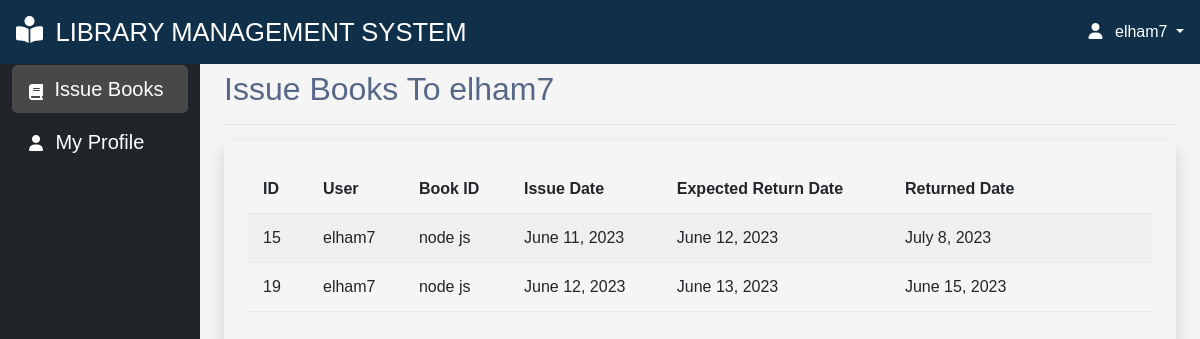
Page /view-issue-to-student/ (signed in) on the earlier database version.
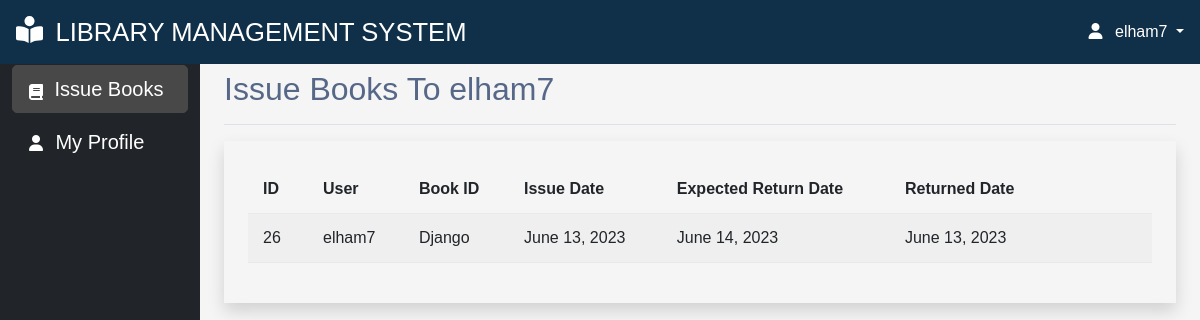
Same page on the later database version.
### myapp/models.py (models this page shows)
class IssueBook(models.Model):
    user_id = models.ForeignKey(User, on_delete=models.CASCADE)
    book_id = models.ForeignKey(Books, on_delete=models.CASCADE)
    issue_date = models.DateField(auto_now_add=True)
    expected_return_date = models.DateField()
    returned_date = models.DateField(default=None, null=True, blank=True)
    quantity_issued = models.IntegerField(default=1)

class Books(models.Model):
    title = models.CharField(max_length=20)
    description = models.TextField(max_length=100)
    author = models.CharField(max_length=20, null=True, blank=True)
    available_quantity = models.IntegerField(default=0)
    cover_photo = models.ImageField(
        upload_to='images/', null=True, blank=True,  default='images/default.jpg')
    issue_date = models.DateField(auto_now_add=True)
    def __str__(self):
        return self.title
    class Meta:
        ordering = ['issue_date']

### myapp/views.py (the view)
# urls.py: path('view-issue-to-student/', views.issuebook_to_student, name="view-issue-to-student"),
def issuebook_to_student(request):
    issuebook = IssueBook.objects.filter(user_id=request.user.id)
    context = {'issuebook':issuebook}
    return render(request, 'issue_book_to_student.html', context)

### myapp/templates/issue_book_to_student.html
{% extends 'main.html' %}
{% block title %}Issue Books To {{request.user}}{% endblock title %}
{% block content %}
<div class="p-4 shadow">
	<table class="table table-striped table-hover">
		<thead>
			<tr>
				<th>ID</th>
                <th>User</th>
				<th>Book ID</th>
				<th>Issue Date</th>
				<th>Expected Return Date</th>
				<th>Returned Date</th>
        <th></th>
			</tr>
		</thead>
		<tbody>
			{% for book in issuebook %}
			<tr>
				<td>{{book.id}}</td>
				<td>{{book.user_id}}</td>
				<td>{{book.book_id}}</td>
				<td>{{book.issue_date}}</td>
				<td>{{book.expected_return_date}}</td>
				<td>{{book.returned_date}}</td>
        <td></td>
			</tr>
			{% endfor %}
		</tbody>
	</table>
</div>
{% endblock %}

### templates/main.html (shortened to what this page needs)
<!DOCTYPE html>
{% load static %}
<html lang="en">
<head>
    <link rel="stylesheet" href="https://cdnjs.cloudflare.com/ajax/libs/font-awesome/6.4.0/css/all.min.css">
    <link rel="stylesheet" href="https://cdn.jsdelivr.net/npm/bootstrap@5.2.3/dist/css/bootstrap.min.css ">
    <link rel="stylesheet" href="{% static '/css/main.css' %}">
    <link rel="stylesheet" href="{% static '/css/style.css' %}">
</head>
<body>
    {% include 'navbar.html' %}
    <div class="container-fluid">
      <div class="row">
        {% include 'offcanvas.html' %}
        <main role="main" class="col-md-9 ml-sm-auto col-lg-10 px-4 main-div ">
          <div class="d-flex justify-content-between flex-wrap flex-md-nowrap align-items-center pb-2 mb-3 border-bottom">
            <h1 class="h2">
              {% block title %}{% endblock title %}
            </h1>
          </div>
          <div>
            {% block content %}
            {% endblock content %}
          </div>
        </main>
      </div>
    </div>
  </body>
</html>

### templates/navbar.html (shortened to what this page needs)
<nav class="navbar navbar-expand-lg navbar-dark fixed-top px-3 py-2 justify-content-between">
  <a class="navbar-brand" href="{% url 'admin-page' %}">
    <span class="ms-2">LIBRARY MANAGEMENT SYSTEM</span>
  </a>
  <div class="dropdown">
    <a class="dropdown-toggle user-menu-item" data-bs-toggle="dropdown" aria-expanded="false">
      <i class="fa-solid fa-user me-2"></i>
      {{request.user}}
    </a>
  </div>
</nav>

### templates/offcanvas.html (shortened to what this page needs)
<nav class="col-md-2 d-none d-md-block bg-dark sidebar">
  <div class="sidebar-sticky">
    <ul class="nav flex-column">
      {% if not request.user.is_staff %}
        <li class="nav-item">
          <a class="nav-link {% if request.get_full_path == '/view-issue-to-student/' %}active{% endif %}" href="{% url 'view-issue-to-student' %}">
            <span class="font-12">Issue Books</span>
          </a>
        </li>
        <li class="nav-item">
          <a class="nav-link {% if request.get_full_path == '/profile/' %}active{% endif %}" href="{% url 'user-profile' %}">
            <i class="fa-solid fa-user me-2"></i>
            <span class="font-12">My Profile</span>
          </a>
        </li>
      {% endif %}
    </ul>
  </div>
</nav>

### static/css/main.css (style rules this page uses)
body { color: #566787; background: #f5f5f5; font-family: 'Varela Round', sans-serif; }
table.table tr th, table.table tr td { border-color: #e9e9e9; padding: 12px 15px; vertical-align: middle; }
table.table tr th:first-child { width: 60px; }
table.table tr th:last-child { width: 100px; }
table.table-striped tbody tr:nth-of-type(odd) { background-color: #fcfcfc; }
body { overflow-y:scroll; }
.navbar-icon { margin-top: -15px !important; font-size: 27px !important; }

### static/css/style.css (style rules this page uses)
:root { --offconvas-width: 270px; --topNavbarHeight: 56px; }
.navbar { background-color:#102f48; }
@media screen and (min-width: 1200px) { .ms-2 { font-size: 1.6rem !important; } }
@media (min-width : 920px) { .navbar-brand { font-size: 0.9rem !important; } }
@media (min-width : 390px) { .navbar-brand { font-size: 1rem !important ; } }
.sidebar { height:100vh; }
.main-div { padding-top:70px; }
.sidebar-sticky { padding-top:60px; }
.sidebar-sticky svg { padding-right:7px; }
.sidebar-sticky ul li a { color:#fff; }
.sidebar-sticky ul li { margin-top:5px; }
.sidebar-sticky ul li a { border:1px solid #212529; border-radius:5px; }
.sidebar-sticky ul li a.active { border:1px solid #484848; border-radius:5px; background-color:#484848; color:#fff; }
.user-menu-item { color:#fff; text-decoration:none; cursor: pointer; }
.font-12 { font-size: 20px; }

### templates/navbar.html (style rules this page uses)
svg { fill:#ffffff }

### templates/offcanvas.html (style rules this page uses)
svg { fill:#ffffff }

Differences in the rows shown:
removed IssueBook: id "15", user_id "elham7", book_id "node js", issue_date "June 11, 2023", expected_return_date "June 12, 2023", returned_date "July 8, 2023"
removed IssueBook: id "19", user_id "elham7", book_id "node js", issue_date "June 12, 2023", expected_return_date "June 13, 2023", returned_date "June 15, 2023"
added IssueBook: id "26", user_id "elham7", book_id "Django", issue_date "June 13, 2023", expected_return_date "June 14, 2023", returned_date "June 13, 2023"
